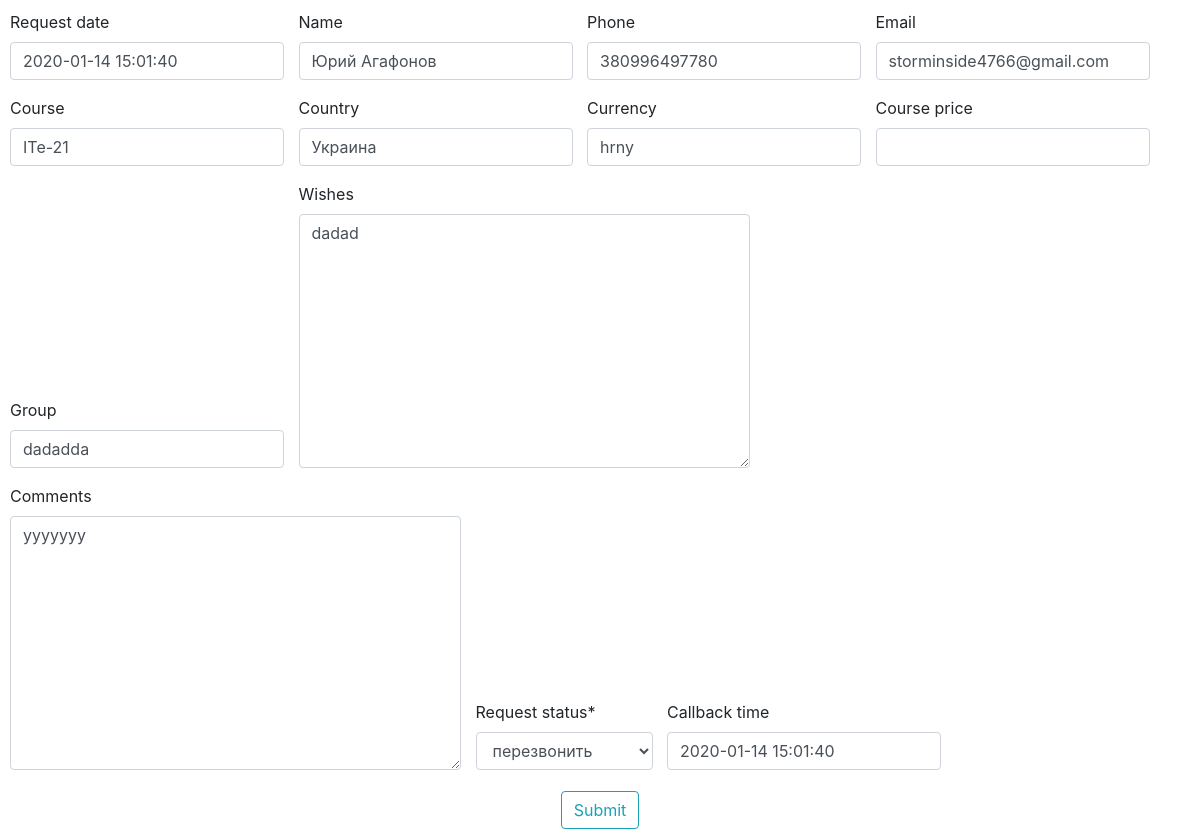
The page /item/1/item_info (signed in) on the database as committed earlier.
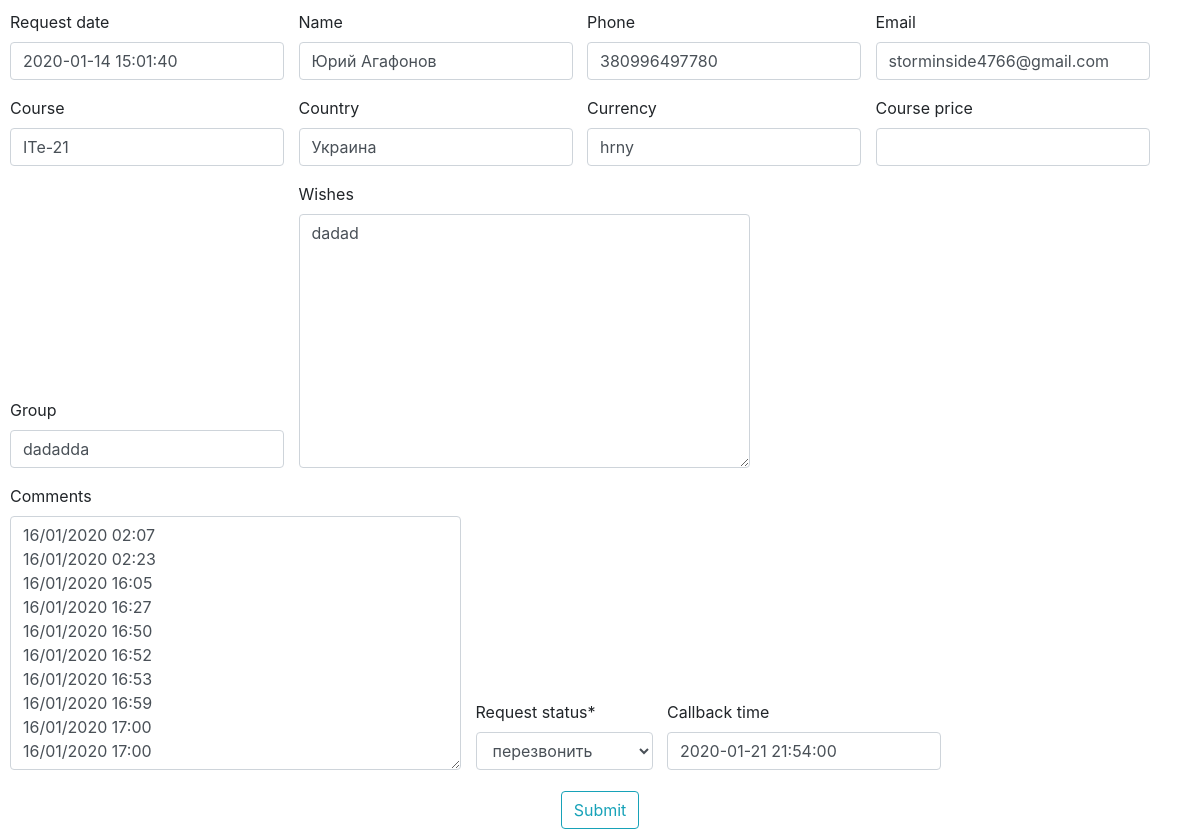
The same page on the database as committed later.
### authorization/models.py (models this page shows, shortened)
class Daily(models.Model):
    request_date = models.DateTimeField(blank=True, null=True)
    name = models.CharField(max_length=100, blank=True)
    phone = models.CharField(max_length=100, blank=True)
    email = models.CharField(max_length=100, blank=True)
    course = models.CharField(max_length=100, blank=True)
    country  = models.CharField(max_length=100, blank=True)
    university = models.CharField(max_length=100, blank=True)
    work = models.CharField(max_length=100, blank=True)
    where_from = models.CharField(max_length=100, blank=True)
    comments = models.TextField(blank=True)
    currency = models.CharField(max_length=100, blank=True)
    course_price = models.IntegerField(blank=True, null=True)
    request_status = models.CharField(max_length=100, blank=True)
    callback_time = models.DateTimeField(blank=True, null=True)
    payment_history = models.TextField(blank=True)
    total_payment = models.IntegerField(blank=True, null=True)
    payment_source = models.CharField(max_length=100, blank=True)
    obligation = models.CharField(max_length=100, blank=True)
    group = models.CharField(max_length=100, blank=True)
    wishes = models.TextField(blank=True)

### authorization/views.py (the view, shortened to what this page needs)
# urls.py: path('item/<int:pk>/item_info', ItemInfoUpdate.as_view(), name='item_info_update'),
class ItemInfoUpdate(LoginRequiredMixin, UpdateView):
    model = Daily
    template_name = 'info_update.html'
    form_class = ItemInfoUpdateForm
    success_url='/ok/'

### authorization/templates/info_update.html (shortened to what this page needs)
{% load crispy_forms_tags %}
<!DOCTYPE html>
<html lang="en">
<head>
    <link rel="stylesheet" href="https://stackpath.bootstrapcdn.com/bootstrap/4.4.1/css/bootstrap.min.css">
    {% load staticfiles %}
    <link rel="stylesheet" href="https://cdnjs.cloudflare.com/ajax/libs/jquery-datetimepicker/2.5.20/jquery.datetimepicker.min.css" />
    <link rel="stylesheet" href="{% static 'style_update.css' %}" type="text/css">
</head>
<body class="d-flex " style="">
    <div class="content ">
        <form method="POST">
            <fieldset class="form-group">
                {{ form|crispy }}
            </fieldset>
            <fieldset class="form-group d-flex justify-content-center" >
                <button class="btn btn-outline-info m-auto" type="submit" style="display: flex;justify-self: center;">Submit</button>
            </fieldset>
        </form>
    </div>
</body>
</html>

Rows that differ between the two databases and show on the page:
changed Daily "Юрий Агафонов": comments "yyyyyyy" → "16/01/2020 02:07 16/01/2020 02:23 16/01/2020 16:05 16/01/2020 16:27 16/01/2020 16:50 16/01/2020 16:52 16/01/2020 16:53 16/01/2020 16:59 16/01/2020 17:00 16/01/2020 17:00"; callback_time "2020-01-14 15:01:40" → "2020-01-21 21:54:00"
